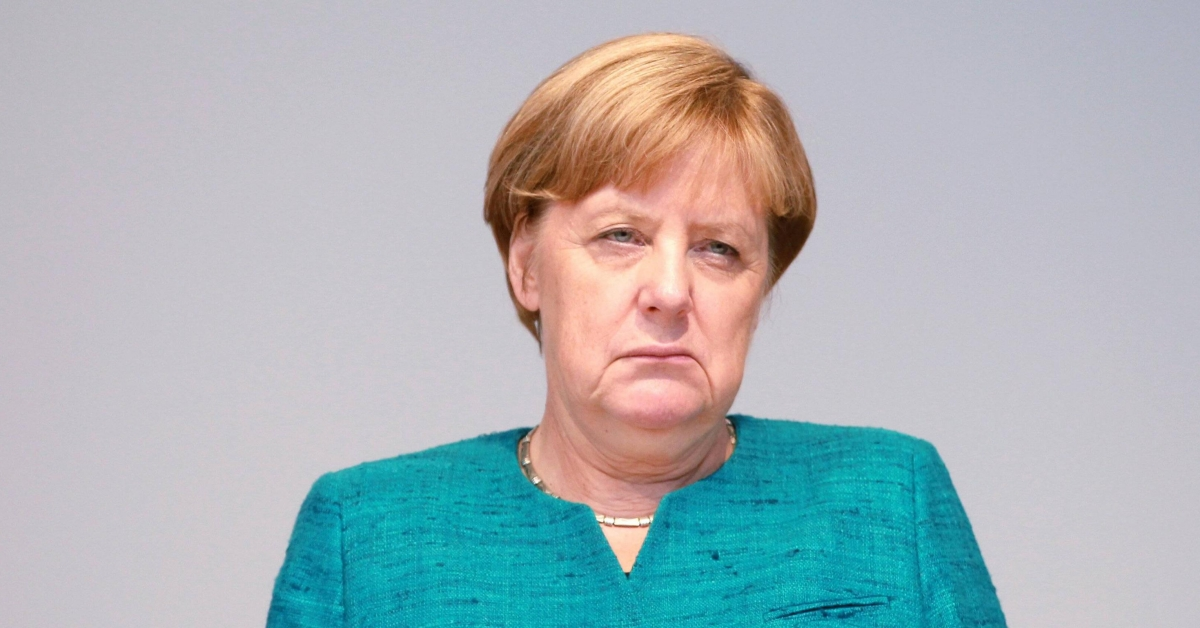
#> input picture FaceRecognizer/training/merkel/1.jpg, 1200 x 628 px; its folder holds only this picture in this run
$ python train_face_recognizer.py
#> lines starting #> are read from the running program, lines starting #| are printed output that depends on the picture
### FaceRecognizer/training_data.py
import codecs
import json
import os
from enum import Enum

import cv2

__images__ = None
__labels__ = None
__subjects__ = None

__subject_file__ = 'subjects_all_wEQ.json'
__model_file__ = 'model_all_wEQ.XML'


class ModelConfiguration(Enum):
    """
    Stores different model configurations as enum.
    """
    NoEqualization = 0
    WithEqualization = 1
    AllNoEqualization = 2
    AllWithEqualization = 3
    Standard = 4


class _ModelConfigurationFileSuffix(Enum):
    """
    Stores different file suffixes of model configuration as enum.
    """
    NoEqualization = '_noEQ'
    WithEqualization = '_wEQ'
    AllNoEqualization = '_all_noEQ'
    AllWithEqualization = '_all_wEQ'
    Standard = ''


def set_model_configuration(enum_value):
    """
    Determines which configuration is used to train the model based on the given enum.

    :param enum_value: values used to determine the model configuration (see ModelConfiguration enum)
    """
    global __subject_file__, __model_file__

    if enum_value == ModelConfiguration.Standard:
        __subject_file__ = 'subjects.json'
        __model_file__ = 'model.XML'

    if enum_value == ModelConfiguration.NoEqualization:
        __subject_file__ = 'subjects' + str(_ModelConfigurationFileSuffix.NoEqualization.value) + '.json'
        __model_file__ = 'model' + str(_ModelConfigurationFileSuffix.NoEqualization.value) + '.XML'

    if enum_value == ModelConfiguration.WithEqualization:
        __subject_file__ = 'subjects' + str(_ModelConfigurationFileSuffix.WithEqualization.value) + '.json'
        __model_file__ = 'model' + str(_ModelConfigurationFileSuffix.WithEqualization.value) + '.XML'

    if enum_value == ModelConfiguration.AllNoEqualization:
        __subject_file__ = 'subjects' + str(_ModelConfigurationFileSuffix.AllNoEqualization.value) + '.json'
        __model_file__ = 'model' + str(_ModelConfigurationFileSuffix.AllNoEqualization.value) + '.XML'

    if enum_value == ModelConfiguration.AllWithEqualization:
        __subject_file__ = 'subjects' + str(_ModelConfigurationFileSuffix.AllWithEqualization.value) + '.json'
        __model_file__ = 'model' + str(_ModelConfigurationFileSuffix.AllWithEqualization.value) + '.XML'


# [29 lines left out: function _show_faces, not called in this run]


def _detect_faces(list_of_images, list_of_labels, list_of_subjects):
    """
    Detects faces in images using haarcascades, crops the section of the image where a face was found and saves
    those information as new lists of images, labels and subjects. These lists are returned.

    :param list_of_images: images that are used to detect faces in
    :param list_of_labels: labels tha
    :param list_of_subjects: subject images belong to as list
    :return: list of images, labels and subjects where faces were found in
    """
    list_of_person_images = list()
    list_of_person_labels = list()

    print("Preparing training data...")

    for i in range(0, len(list_of_images)):

        image = list_of_images[i]
        gray = cv2.cvtColor(image, cv2.COLOR_BGR2GRAY)

        face_cascade = cv2.CascadeClassifier('./data/haarcascades_cuda/haarcascade_frontalface_default.xml')
        # lbpcascades/lbpcascade_frontalface.xml
        # haarcascades/haarcascade_frontalface_default.xml

        faces = face_cascade.detectMultiScale(
            gray,
            scaleFactor=1.1,  # use standard scale factor which specifies how much the image size is reduced at each
            # image scale
            minNeighbors=7,  # specifies how many neighbors each candidate rectangle should have to retain it -->
            # higher value finds less faces with better quality
            minSize=(20, 20)  # minimal size of the found faces in the image
        )

        #    _show_faces(image, faces)

        if len(faces) == 0:
            continue
        x, y, w, h = faces[-1]

        if list_of_images is not None and list_of_labels is not None:
            list_of_person_images.append(gray[y:y + w, x:x + h])  # Extract detected face
            list_of_person_labels.append(list_of_labels[i])

    return list_of_person_images, list_of_person_labels, list_of_subjects


def _read_training_data(path):
    """
    Reads a given directory and uses all folder names in it as subject labels.
    All content of said folders is interpreted as images for the labeled subject.
    Detects every face in each image and returns lists of images with faces, labels and subjects.

    :param path: path to the training data
    :return: list of images, labels and subjects where faces were found in
    """
#> called with path = './training'
    list_of_images = list()
    list_of_labels = list()
    list_of_subjects = list()

    print("Loading training data...")

    # sort files in ascending order to avoid problems in connection with the different file systems of linux and windows
    directory_data = os.listdir(path)
    directory_data.sort()

    for person in directory_data:

        person_directory_data = os.listdir(path + "/" + person)

        for image in person_directory_data:

            path_to_image = path + "/" + person + "/" + image
            img_load = cv2.imread(path_to_image)
#> img_load is the input picture: shape (628, 1200, 3); mean B, G, R 184.3, 180, 168.9

            if list_of_images is not None and list_of_labels is not None:
                list_of_images.append(img_load)
                if person not in list_of_subjects:
                    list_of_subjects.append(person)
                list_of_labels.append(list_of_subjects.index(person))

    images, labels, subjects = _detect_faces(list_of_images, list_of_labels, list_of_subjects)
#> the loop in _detect_faces, `for i in range(0, len(list_of_images)): ` made 2 passes
#> (x, y, w, h) on pass 1: (528, 136, 280, 280)
#> (faces, x, y, w, h) on pass 2: ([[766, 544, 261, 261], [372, 358, 490, 490]], 372, 358, 490, 490)
#> pass 1, in _detect_faces, `gray = cv2.cvtColor(image, cv2.COLOR_BGR2GRAY)`:
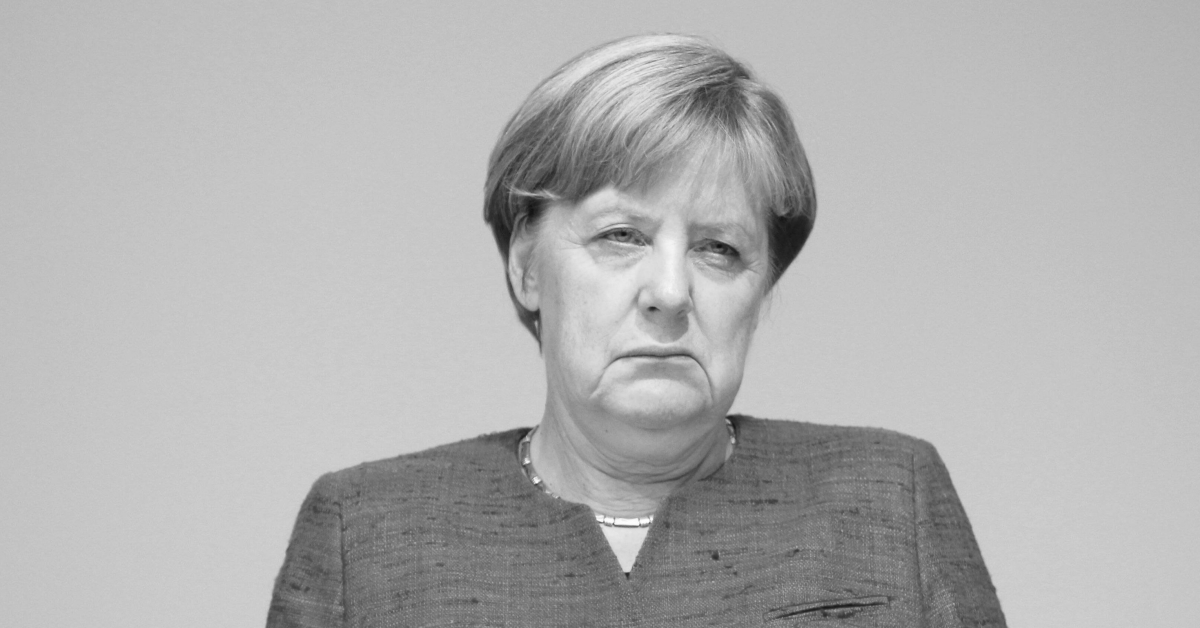
#> gray: shape (628, 1200); min 15, max 254, mean 177.2
#> pass 2, in _detect_faces, `gray = cv2.cvtColor(image, cv2.COLOR_BGR2GRAY)`:
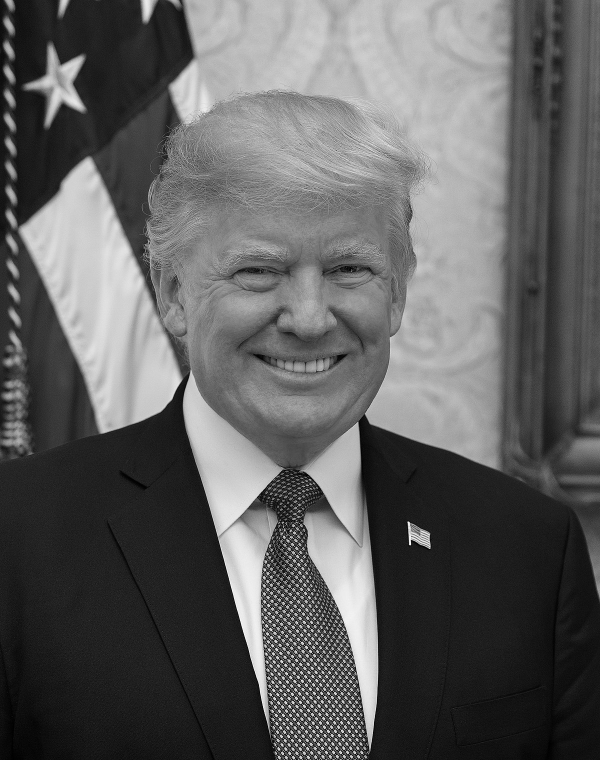
#> gray: shape (1520, 1200) (shown at 1/2 size); min 0, max 255, mean 95
#> after the loop in _detect_faces, `for i in range(0, len(list_of_images)):`: list_of_person_images = 2 items; list_of_person_labels = [0, 1]
#> images = 2 items; labels = [0, 1]; subjects = ['merkel', 'trump']

    return images, labels, subjects


def get_training_data():
    """
    Reads the static "./training" directory and returns the training data

    :return: list of images, labels and subjects where faces were found in
    """
    images, labels, subjects = _read_training_data("./training")
#> images = 2 items; labels = [0, 1]; subjects = ['merkel', 'trump']

    print("Images: " + str(len(images)))
#| Images: 2
    print("Labels: " + str(len(labels)))
#| Labels: 2
    print("Subjects: " + str(len(subjects)))
#| Subjects: 2

    global __images__, __labels__, __subjects__
    __images__, __labels__, __subjects__ = images, labels, subjects

    save_subjects(subjects, __subject_file__)

    return images, labels, subjects


# [87 lines left out: functions get_subjects, get_subjects_from_json, detect_face, extract_face, not called in this run]


def save_subjects(subject_list, filename):
    """
    Saves a list of subjects as a dictionary to a given file

    :param subject_list: list of subjects to save
    :param filename: file to store the information in
    """
#> called with filename = 'subjects_all_wEQ.json'
    subject_dic = dict()

    for element in subject_list:
        subject_dic[subject_list.index(element)] = element
#> this loop made 2 passes
#> after the loop, subject_dic = {0: 'merkel', 1: 'trump'}

    _save_subjects_to_file_(filename, subject_dic)


def _save_subjects_to_file_(filename, dict_of_subjects):
    """
    Saves a dictionary of subjects to a given filename. The path is ".model/FILENAME"

    :param filename: file to store the information in
    :param dict_of_subjects: dictionary of subjects to save
    """
    path = './model/' + filename

    with open(path, 'wb') as outfile:
        json.dump(dict_of_subjects, codecs.getwriter('utf-8')(outfile), indent=4, ensure_ascii=False)
        outfile.flush()
        outfile.close()


# [5 lines left out: function get_model_name, not called in this run]

### FaceRecognizer/train_face_recognizer.py
import cv2
import training_data
import numpy as np

"""
When executing this file the opencv face_LBPHFaceRecognizer will start its training.
The data (images, labels, subjects) will be provided from the training_data.py script.
For better training results all image histograms are equalized before used for training
"""

# https://www.superdatascience.com/opencv-face-recognition/
print("Starting with opencv version " + cv2.__version__)

# SET MODEL CONFIG
training_data.set_model_configuration(training_data.ModelConfiguration.AllWithEqualization)

images, labels, subjects = training_data.get_training_data()
#> images = 2 items; labels = [0, 1]; subjects = ['merkel', 'trump']

# equalize histogram of all read gray scale images
equalized_images = list()
for image in images:
    equalized_images.append(cv2.equalizeHist(image))  # equalize Histogram
#> this loop made 2 passes
#> after the loop, equalized_images = 2 items

#> (the run stopped early here; a loop or call above may not have finished)
